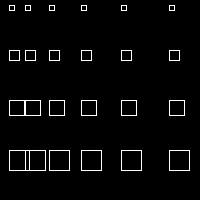
Frame 1 (no input)
Frame 60 (the mouse pressed at the canvas centre just before this capture): identical to frame 1, image omitted
Frame 120 (the mouse held since frame 60 and released just before this capture): identical to frame 1, image omitted

The Processing sketch that drew this single still picture (run headless with seeded random() and noise(); from frame 60 on, the mouse is pressed at the canvas centre):

// Processing sketch: processing_93139
// ── processing_93139.pde

//Emanuele S. Reis - Exercício quadrados
void setup() {
  size (200, 200);
  background (0);
}
void draw() {
    int coord=3;
    stroke (255);
    noFill ();
  while (coord<=255) {
    rect ((coord*coord), 5, 5, 5);
    rect ((coord*coord), 50, 10,10);
    rect ((coord*coord), 100, 15,15);
    rect ((coord*coord), 150, 20,20);
    coord=coord+2;
  }
}
